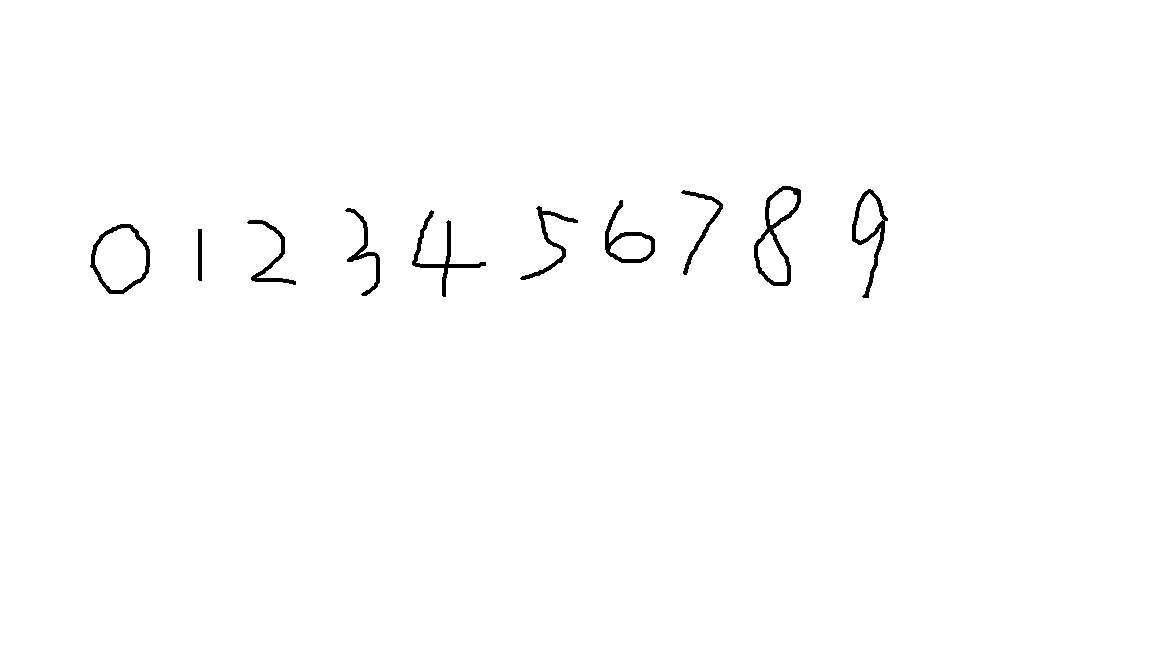
#> input picture ch09_cnn/images/digit_sample_03.png, 1152 x 648 px; its folder holds 4 pictures in this run
$ python digital_ocr.py   (older library calls are emulated)
#> lines starting #> are read from the running program, lines starting #| are printed output that depends on the picture; after the words box and inside, x2 and y2 are one past the last pixel; in counts of white or black regions, pixels touching at a corner belong together
#> in retrive_digits, img is the input picture: shape (648, 1152, 3); 99.1% white; 10 black regions, largest, box (x1, y1, x2, y2) and area: (754, 186, 801, 286) 1029, (852, 189, 888, 298) 826, (412, 210, 486, 297) 817
### ch09_cnn/mnist_predict.py
import tensorflow as tf
import numpy as np

# [11 lines left out: function deep_nn, not called in this run]

def conv2d(x, W):
    """conv2d returns a 2d convolution layer with full stride."""
    return tf.nn.conv2d(x, W, strides=[1, 1, 1, 1], padding='SAME')


# [4 lines left out: function max_pool_2x2, not called in this run]
class mnist_data_predict(object):
    def __init__(self,meta_graph='./log/my_model.ckpt.meta',checkpoint_path='./log'):
        self.sess=tf.Session()
        tf.train.import_meta_graph(meta_graph).restore(self.sess, tf.train.latest_checkpoint(checkpoint_path))
        self.graph=tf.get_default_graph()
        self.W_conv1 = get_w_b(self.sess, self.graph, 'conv1/W_conv1:0')
        self.b_conv1 = get_w_b(self.sess, self.graph, 'conv1/b_conv1:0')
        self.W_conv2 = get_w_b(self.sess, self.graph, 'conv2/W_conv2:0')
        self.b_conv2 = get_w_b(self.sess, self.graph, 'conv2/b_conv2:0')

        self.W_fc1 = get_w_b(self.sess, self.graph, 'fc1/W_fc1:0')
        self.b_fc1 = get_w_b(self.sess, self.graph, 'fc1/b_fc1:0')
        self.W_fc2 = get_w_b(self.sess, self.graph, 'fc2/W_fc2:0')
        self.b_fc2 = get_w_b(self.sess, self.graph, 'fc2/b_fc2:0')

    # [4 lines left out: function predict, not called in this run]
    def close(self):
        self.sess.close()


def get_w_b(sess, graph, name):
    return sess.run(graph.get_tensor_by_name(name))

# [2 lines that do not run on import are left out]

### ch09_cnn/digital_ocr.py
import cv2
import mnist_predict
import numpy as np
import os

GRAY_THRESHOLD = 80
X_BORDER=6
Y_BORDER=6

def grayify(img):
    return cv2.cvtColor(img, cv2.COLOR_BGR2GRAY)


def thresholding_inv(img):
    gray = cv2.cvtColor(img, cv2.COLOR_BGR2GRAY)
    # if gray>48:then 255;else 0
    # if backgroud is dark,then cv2.THRESH_BINARY,else cv2.THRESH_BINARY_INV
    ret, bin = cv2.threshold(gray, GRAY_THRESHOLD, 255, cv2.THRESH_BINARY_INV)
#> ret = 80
    return cv2.medianBlur(bin, 3)
#> returned value: shape (648, 1152); 0.88% white; 10 white regions


class RectImage(object):
    def __init__(self, pos, image):
        """
        :param pos: up-left cordinate(x,y)
        :param image: source image
        """
        self.pos = pos
        self.image = image

    def get_position(self):
        return self.pos

    def get_image(self):
        return self.image


def format_mnist(image):
    """
    convet 20*20 to 28*28 by adding border
    :param image:
    :return:
    """
    top = np.zeros((4, 28))
    left = np.zeros((20, 4))
    image = np.hstack((left, image))
    image = np.hstack((image, left))
    image = np.vstack((top, image))
    image = np.vstack((image, top))
    return image


# [50 lines left out: functions cmp_rect_image, filled_image, not called in this run]
def retrive_digits(fileName, flatten=True):
    img = cv2.imread(fileName)
    #gray = grayify(img)
    thres = thresholding_inv(img)
    thres_filled=thres.copy()
    #filled_image(thres_filled,X_BORDER,Y_BORDER)
    cv2.imwrite(fileName + 'thres.png', thres)
    cv2.imshow(" ",thres_filled)
    cv2.waitKey(0)
    _, contours, _ = cv2.findContours(thres_filled, cv2.RETR_EXTERNAL, cv2.CHAIN_APPROX_SIMPLE)
#> contours = 10 contours; largest, box (x1, y1, x2, y2) and area: (90, 224, 150, 294) 3042, (754, 186, 801, 286) 2462, (852, 189, 888, 298) 1469, (605, 200, 655, 263) 1328, (412, 211, 486, 297) 622

    if len(contours)==0:
        return
    images = []
    rects = []
    sum_w = 0
    sum_h = 0
    for cnt in contours:
        x, y, w, h = cv2.boundingRect(cnt)
        sum_w += w
        sum_h += h
        rects.append((x, y, w, h))
#> this loop made 10 passes
#> (x, y, w, h, sum_w, sum_h) on passes 1 to 10: (198, 229, 4, 52, 4, 52), (90, 224, 60, 70, 64, 122), (248, 220, 48, 65, 112, 187), (412, 211, 74, 86, 186, 273), (346, 208, 34, 88, 220, 361), (521, 206, 57, 74, 277, 435), (605, 200, 50, 63, 327, 498), (682, 190, 41, 85, 368, 583), (852, 189, 36, 109, 404, 692), (754, 186, 47, 100, 451, 792)
#> after the loop, rects = [(198, 229, 4, 52), (90, 224, 60, 70), (248, 220, 48, 65), (412, 211, 74, 86), (346, 208, 34, 88), (521, 206, 57, 74), (605, 200, 50, 63), (682, 190, 41, 85), (852, 189, 36, 109), (754, 186, 47, 100)]; sum_h = 792; sum_w = 451

    mean_w = sum_h / len(rects)
#> mean_w = 79.2
    min_w = mean_w / 3.0
#> min_w = 26.4
    mean_h = sum_h / len(rects)
#> mean_h = 79.2
    min_h = mean_h / 3.0
#> min_h = 26.4
    for (x, y, w, h) in rects:
        if w < min_w :
            if h < min_h:
                continue
            else:
                cropped = thres[y:y + h, x-int(min_h):x + int(min_h)] #label 1
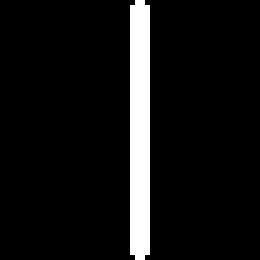
#> cropped: shape (52, 52) (shown 5 times larger); 7.5% white; 1 white region, box (x1, y1, x2, y2) and area: (26, 0, 30, 52) 204
        else:
            cropped = thres[y:y + h, x:x + w]
        resized = cv2.resize(cropped, (20, 20))  # mnist data format
        resized = format_mnist(resized)
#> in format_mnist, `image = np.hstack((left, image))`:
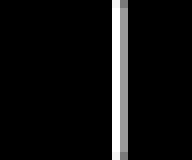
#> image: shape (20, 24) float64 (shown 8 times larger); min 0, max 255, mean 16.8
#> in format_mnist, `image = np.hstack((image, left))`:
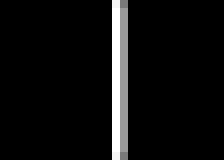
#> image: shape (20, 28) float64 (shown 8 times larger); min 0, max 255, mean 14.4
#> in format_mnist, `image = np.vstack((top, image))`:
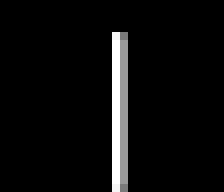
#> image: shape (24, 28) float64 (shown 8 times larger); min 0, max 255, mean 12
#> in format_mnist, `image = np.vstack((image, top))`:
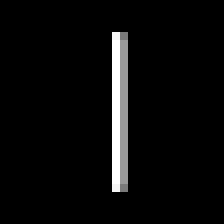
#> image: shape (28, 28) float64 (shown 8 times larger); min 0, max 255, mean 10.3
        rect_img = RectImage((x, y), resized)
        images.append(rect_img)

    images = sorted(images, key=lambda x: x.get_position()[0], reverse=False)
#> images = 10 items
    mnist_predict1 = mnist_predict.mnist_data_predict()
    #mnist_predict1=mnist_predict.mnist_data_predict(meta_graph="./lcd_data/log/my_model.ckpt.meta",checkpoint_path="./lcd_data/log")
    number=1
    for image in images:
        img_data = image.get_image()
        number%=10
        fn=fileName.replace(".","_"+str(number)+".")
        #cv2.imwrite(fn, img_data)
        number+=1
        img_data = np.reshape(img_data, (784))
        img_data = img_data.astype(np.float32)
        img_data = np.multiply(img_data, 1.0 / 255.0)
        cv2.imshow("a", image.get_image())
        mnist_predict1.predict(img_data)
        cv2.waitKey(0)

# [11 lines left out: functions preprocess_img, resize, not called in this run]
if __name__ == "__main__":
    retrive_digits("images/digit_sample_03.png")
#> (the call stopped at in __init__, `self.sess=tf.Session()`: tensorflow is not available in this run)
    #resize()
